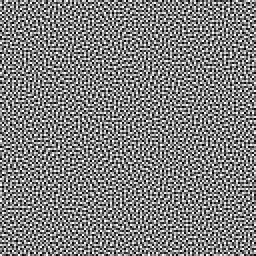
#> input picture tex/bluenoise128.png, 128 x 128 px (shown 2 times larger)
$ python measure.py ../tex/bluenoise128.png
#> lines starting #> are read from the running program, lines starting #| are printed output that depends on the picture; after the words box and inside, x2 and y2 are one past the last pixel; in counts of white or black regions, pixels touching at a corner belong together
# measure a render against the D5 art rules (research/r2/D5-art-craft.md)
# usage: python3 -I tools/measure.py [--allow '#837872,...'] shot.png [more.png ...]
# v2 (2026-10-11, review of slice 1, every defect reproduced with independent images before fixing):
#   - crossing: crosshatch makes REGIONS; v1 counted isolated hits globally, so 20% of a figure crosshatched scored
#     18.8 and passed. now: the second peak must not be a dash sideband of the first ((kj -+ ki) perpendicular to
#     ki), and the gate reads crossing_cluster_pct = crossing patches with a crossing 4-neighbour (isolated hits
#     are text, edges). (a "same period" rule was tried first: it hid crosshatch whose families differ in period)
#   - spacing: v1's 33-sample profile could not see periods over ~10 px and dropped those patches silently
#     (70% of a figure at 16 px read [3.5, 4, 4.5]). now: period_px from the FFT peak of 48 px patches
#     (2-24 px) + coarse_share (period > 8 px); the profile still gives line width
#   - grey: v1 gated grey on the whole frame, diluted by paper (a figure 15% grey read 2.3%). now also
#     grey_of_marks = grey / (black + grey + colour + allowed) - independent of how much paper is around
#   - --allow: flat low-chroma tones the art bible allows (rule 7 skin) are not counted as grey
#   - float box sums (v1 truncated tensor terms to int), RGBA composited on paper
# prints, per image: black/white/grey/spot % of frame and of the figure box, solid-mass share of black,
# and hatch width / spacing from local structure-tensor patches, plus crossing_patches_pct.
# crossing_patches_pct calibration (2026-10-10): synthetic crosshatch 100%, synthetic parallel 0%,
# Santioni viewport frames 01-09 (no crosshatch) 4-22% from edge and type residue. gate: stay inside 0-22.
import json, sys
import numpy as np
from PIL import Image

def box(m, r):  # sum of m over a (2r+1)^2 box, via an integral image (float: tensor terms are fractional)
    p = np.pad(m.astype(np.float64), r + 1)
    c = p.cumsum(0).cumsum(1)
    k = 2 * r + 1
    return (c[k:, k:] - c[:-k, k:] - c[k:, :-k] + c[:-k, :-k])[: m.shape[0], : m.shape[1]]

def otsu(v):
    h, e = np.histogram(v, 64)
    w = np.cumsum(h); mu = np.cumsum(h * e[:-1]); best, t = -1, v.mean()
    for i in range(1, 63):
        w0, w1 = w[i], w[-1] - w[i]
        if w0 == 0 or w1 == 0: continue
        m0, m1 = mu[i] / w0, (mu[-1] - mu[i]) / w1
        b = w0 * w1 * (m0 - m1) ** 2
        if b > best: best, t = b, e[i + 1]
    return t

def blur(a, r):
    return box(a, r) / (2 * r + 1) ** 2

def measure(path, allow=()):
#> called with path = '../tex/bluenoise128.png', allow = ()
    im = Image.open(path)
#> im is the input picture: PIL image 128x128 L; min 0, max 255, mean 127.5
    if im.mode in ('RGBA', 'LA', 'P'):                     # transparent pixels are paper, not black
        bg = Image.new('RGBA', im.size, (243, 243, 243, 255)); im = Image.alpha_composite(bg, im.convert('RGBA'))
    a = np.asarray(im.convert('RGB')).astype(np.float64)
    L = a @ np.array([.2126, .7152, .0722]); C = a.max(2) - a.min(2)
#> after `C = a.max(2) - a.min(2)`: C: shape (128, 128) float64; every value is 0
    allowed = np.zeros(L.shape, bool)
    for hx in allow:
        rgb = np.array([int(hx.lstrip('#')[i:i + 2], 16) for i in (0, 2, 4)], float)
        allowed |= np.abs(a - rgb).max(2) <= 12
#> allowed: shape (128, 128) bool; every value is 0
    spot = (C >= 40) & ~allowed; ach = ~spot & ~allowed
#> after `ach = ~spot & ~allowed`: ach: shape (128, 128) bool; every value is 1
    black, white = ach & (L < 70), ach & (L > 200); grey = ach & ~black & ~white
#> after `black, white = (ach & (L < 70), ach & (L > 200))`:
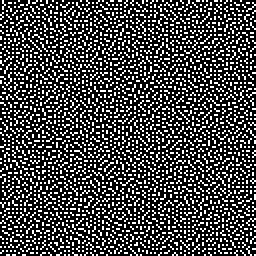
#> black: shape (128, 128) bool (shown 2 times larger); 27.3% white in thin lines or dots
#> after `black, white = (ach & (L < 70), ach & (L > 200))`: white: shape (128, 128) bool; 21.4% white in thin lines or dots
#> after `grey = ach & ~black & ~white`: grey: shape (128, 128) bool; 51.4% white; black in thin lines or dots
    # grey AREAS (mush), not the 1 px anti-aliased edge of every crisp line: >= 6 of the 3x3 neighbours grey
    grey_core = grey & (box(grey, 1) >= 6)
#> in box, `p = np.pad(m.astype(np.float64), r + 1)`: p: shape (132, 132) float64; values 0 (black) and 1 (white), 48.3% white in thin lines or dots
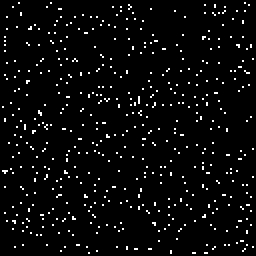
#> grey_core: shape (128, 128) bool (shown 2 times larger); 3.8% white in thin lines or dots
    pct = lambda m, k: round(100 * float((m & k).sum()) / max(1, k.sum()), 1)
    frame = np.ones_like(black)
    ys, xs = np.nonzero(~white | spot)
#> ys = 12882 values from 0 to 127; xs = 12882 values, max 127 at index 101, min 0 at index 0, mean 63.49
    fig = np.zeros_like(black)
    if len(ys): fig[ys.min():ys.max() + 1, xs.min():xs.max() + 1] = True
    solid_core = box(black, 3) > 48.5
#> in box (call 2), `p = np.pad(m.astype(np.float64), r + 1)`: p: shape (136, 136) float64; values 0 (black) and 1 (white), 24.1% white in thin lines or dots, all inside (x1, y1, x2, y2) = (4, 4, 132, 132)
    solid = black & (box(solid_core, 3) > 0)
#> in box (call 3), `p = np.pad(m.astype(np.float64), r + 1)`: p: shape (136, 136) float64; every value is 0

    # hatch: 24 px patches inside the figure, structure tensor -> direction + coherence,
    # then a luma profile across the lines through the patch centre
    gy, gx = np.gradient(L)
    jxx, jyy, jxy = blur(gx * gx, 3), blur(gy * gy, 3), blur(gx * gy, 3)
#> in box (call 6), `p = np.pad(m.astype(np.float64), r + 1)`:
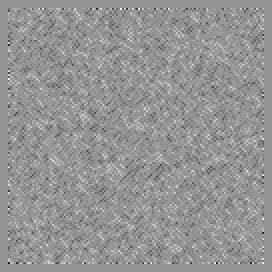
#> p: shape (136, 136) float64 (shown 2 times larger); min -22446, max 16133, mean 40.6; drawn with min black and max white
#> in box (call 6), `c = p.cumsum(0).cumsum(1)`:
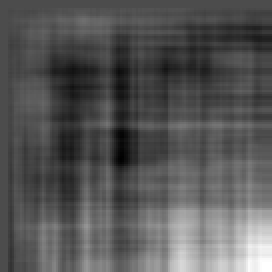
#> c: shape (136, 136) float64 (shown 2 times larger); min -318678, max 750205.8, mean 44844.8; drawn with min black and max white
#> in box (call 6), `return (c[k:, k:] - c[:-k, k:] - c[k:, :-k] + c[:-k, :-k])[: m.shape[0..`:
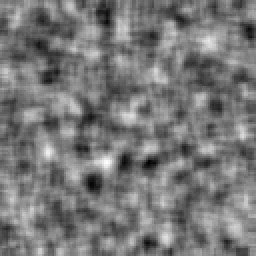
#> returned value: shape (128, 128) float64 (shown 2 times larger); min -91633.5, max 108109.8, mean 2313.3; drawn with min black and max white
    widths, spacings, angles = [], [], []
    patch_spacing = []                                     # median spacing per measured patch (for coarse_share)
    tried = 0
    P, H = 24, 40                                          # v2: 81-sample profile sees spacing up to ~25 px (v1: 33)
    for y in range(H, L.shape[0] - H, P // 2):
        for x in range(H, L.shape[1] - H, P // 2):
            if not fig[y, x]: continue
            sl = np.s_[y - P // 2:y + P // 2, x - P // 2:x + P // 2]
            a_, b_, c_ = jxx[sl].sum(), jyy[sl].sum(), jxy[sl].sum()
            tr = a_ + b_
            if tr < 1e3: continue
            coh = np.sqrt((a_ - b_) ** 2 + 4 * c_ ** 2) / tr
            if coh < 0.5: continue
            th = 0.5 * np.arctan2(2 * c_, a_ - b_)           # gradient direction = across the lines
            t = np.arange(-H, H + 1)
            px, py = np.clip(np.round(x + t * np.cos(th)).astype(int), 0, L.shape[1] - 1), np.clip(np.round(y + t * np.sin(th)).astype(int), 0, L.shape[0] - 1)
            prof = L[py, px]
            if prof.max() - prof.min() < 80: continue
            tried += 1
            dark = prof < otsu(prof)
            runs, start = [], None
            for i, d in enumerate(dark):
                if d and start is None: start = i
                if not d and start is not None: runs.append((start, i)); start = None
            runs = [r for r in runs if r[0] > 0]                # drop runs touching the profile ends
            if len(runs) < 3 or any(r[1] - r[0] > 12 for r in runs): continue
            widths += [r[1] - r[0] for r in runs]
            cs = [(r[0] + r[1]) / 2 for r in runs]
            spacings += list(np.diff(cs)); patch_spacing.append(float(np.median(np.diff(cs))))
            angles.append((np.degrees(th) + 90) % 180)          # line direction
#> after the loop, angles = []; patch_spacing = []; spacings = []; tried = 0; widths = []
    q = lambda v: [round(float(np.percentile(v, p)), 1) for p in (25, 50, 75)] if len(v) else None

    # crossing hatch = two line families inside the SAME patch (different surfaces may differ, that's fine).
    # a crossing is a 2D lattice: two strong peaks in the patch spectrum at orientations >= 30 deg apart.
    # one family gives one peak (plus harmonics on the same orientation); stipple dots give no strong peak.
    # period of the hatch: FFT peak of 48 px patches (periods 2-24 px), so coarse hatch is seen too
    G = 48
    gwin = np.outer(np.hanning(G), np.hanning(G))
    gfy, gfx = np.meshgrid(np.fft.fftfreq(G), np.fft.fftfreq(G), indexing='ij'); grad = np.hypot(gfx, gfy)
    gband = (grad > 1 / 16.5) & (grad < 0.5)
#> gband: shape (48, 48) bool; 76.6% white; 5 black regions (4 under 20 px), largest, box (x1, y1, x2, y2) and area: (0, 0, 48, 48) 515
    gori = np.degrees(np.arctan2(gfy, gfx)) % 180
    periods = []
    for y in range(G // 2, L.shape[0] - G // 2, G):
        for x in range(G // 2, L.shape[1] - G // 2, G):
            if not fig[y, x]: continue
            patch = L[y - G // 2:y + G // 2, x - G // 2:x + G // 2]
            dk = (patch < 131).mean()
            if patch.std() < 40 or not 0.12 < dk < 0.88: continue
            pw = np.abs(np.fft.fft2((patch - patch.mean()) * gwin)) ** 2 * gband
            k = pw.argmax()
            dd = np.abs(gori - gori.flat[k]); ray = (np.minimum(dd, 180 - dd) < 8) & gband
            if pw.flat[k] / (pw[ray].mean() + 1e-9) < 6: continue           # not a line texture (edges, shapes, text)
            periods.append(1 / grad.flat[k])
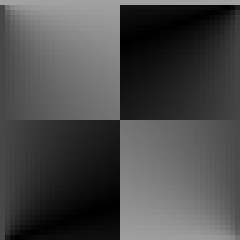
#> dd: shape (48, 48) float64 (shown 5 times larger); min 0, max 161.6, mean 74.6
#> after the loop, periods = [2.51, 2.6, 2.16, 2.53]

    F = 32
    win = np.outer(np.hanning(F), np.hanning(F))
    fy, fx = np.meshgrid(np.fft.fftfreq(F), np.fft.fftfreq(F), indexing='ij')
    rad = np.hypot(fx, fy)
    ori = np.degrees(np.arctan2(fy, fx)) % 180
    band = (rad > 1 / 11) & (rad < 0.5)                      # periods 2..11 px (hatch, not edges)
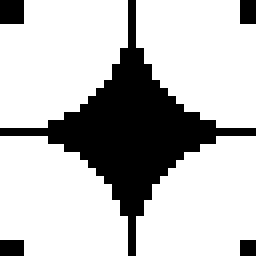
#> band: shape (32, 32) bool (shown 8 times larger); 75% white; 5 black regions (4 under 20 px), largest, box (x1, y1, x2, y2) and area: (0, 0, 32, 32) 231
    textured = crossing = 0
    gy_n, gx_n = len(range(F // 2, L.shape[0] - F // 2, F)), len(range(F // 2, L.shape[1] - F // 2, F))
#> gy_n = 3; gx_n = 3
    cgrid = np.zeros((gy_n, gx_n), bool)
#> cgrid = [[False, False, False], [False, False, False], [False, False, False]]
    for gi, y in enumerate(range(F // 2, L.shape[0] - F // 2, F)):
        for gj, x in enumerate(range(F // 2, L.shape[1] - F // 2, F)):
            if not fig[y, x]: continue
            patch = L[y - F // 2:y + F // 2, x - F // 2:x + F // 2]
            dk = (patch < 131).mean()  # 131 = midpoint of paper 243 and ink 20
            if patch.std() < 40 or not 0.15 < dk < 0.85: continue  # needs both ink and paper
            textured += 1
            pw = np.abs(np.fft.fft2((patch - patch.mean()) * win)) ** 2 * band
            i = pw.argmax()
            d = np.abs(ori - ori.flat[i]); d = np.minimum(d, 180 - d)
            j = (pw * (d >= 30)).argmax()
            # a hatch family is a sharp spike; a single edge spreads its energy along a whole ray
            def sharp(k):
                dd = np.abs(ori - ori.flat[k]); ray = (np.minimum(dd, 180 - dd) < 8) & band
                return pw.flat[k] / (pw[ray].mean() + 1e-9)
            # dashes along one family make SIDEBANDS: the main peak shifted along the lines, so (kj -+ ki) is
            # perpendicular to ki. a real second family can sit anywhere else (any period, any angle >= 30 deg)
            vi, vj = np.array([fx.flat[i], fy.flat[i]]), np.array([fx.flat[j], fy.flat[j]])
            def side(sg):
                d = vj - sg * vi; return abs(d @ vi) / (np.linalg.norm(d) * np.linalg.norm(vi) + 1e-12) < 0.2
            sideband = side(1) or side(-1)
            if pw.flat[j] >= 0.4 * pw.flat[i] and sharp(j) > 4 and not sideband: crossing += 1; cgrid[gi, gj] = True
#> after the loop, cgrid = [[True, True, True], [True, True, True], [True, True, True]]; crossing = 9; textured = 9

    nb = np.zeros_like(cgrid)
#> nb = [[False, False, False], [False, False, False], [False, False, False]]
    nb[1:] |= cgrid[:-1]; nb[:-1] |= cgrid[1:]; nb[:, 1:] |= cgrid[:, :-1]; nb[:, :-1] |= cgrid[:, 1:]
    clustered = int((cgrid & nb).sum())
#> clustered = 9
    # largest 4-connected region of crossing patches (a crosshatched area is one region; false hits scatter)
    seen, largest = np.zeros_like(cgrid), 0
#> seen has the same summary as nb; largest = 0
    for i0, j0 in zip(*np.nonzero(cgrid)):
        if seen[i0, j0]: continue
        stack, n = [(i0, j0)], 0; seen[i0, j0] = True
        while stack:
            i, j = stack.pop(); n += 1
            for di, dj in ((1, 0), (-1, 0), (0, 1), (0, -1)):
                a2, b2 = i + di, j + dj
                if 0 <= a2 < cgrid.shape[0] and 0 <= b2 < cgrid.shape[1] and cgrid[a2, b2] and not seen[a2, b2]: seen[a2, b2] = True; stack.append((a2, b2))
        largest = max(largest, n)
#> this loop made 9 passes
#> (i0, j0) on passes 2 to 9: (0, 1), (0, 2), (1, 0), (1, 1), (1, 2), (2, 0), (2, 1), (2, 2)
#> (i0, j0, largest) on pass 1: (0, 0, 9)
#> after the loop, seen has the same summary as cgrid
    marks = black | grey | spot | allowed
#> marks: shape (128, 128) bool; 78.6% white; black in thin lines or dots
    pv = np.array(periods)
#> pv = [2.51, 2.6, 2.16, 2.53]
    return {
        'file': path,
        'grey_of_marks': round(100 * float(grey_core.sum()) / max(1, marks.sum()), 1),
        'frame': {k: pct(m, frame) for k, m in [('black', black), ('white', white), ('grey', grey), ('spot', spot)]},
        'figure_box': {k: pct(m, fig) for k, m in [('black', black), ('white', white), ('grey', grey), ('spot', spot)]},
        'solid_share_of_black': round(100 * float(solid.sum()) / max(1, black.sum()), 1),
        'hatch': {'patches': len(angles), 'width_px_q25_50_75': q(widths), 'spacing_px_q25_50_75': q(spacings),
                  'crossing_patches_pct': round(100 * crossing / max(1, textured), 1), 'textured_patches': textured,
                  'crossing_cluster_pct': round(100 * clustered / max(1, textured), 1), 'crossing_largest_region': largest,
                  'period_px_q25_50_75': q(pv) if len(pv) else None,
                  'coarse_share': round(100 * float((np.array(patch_spacing) > 8).mean()), 1) if patch_spacing else None,
                  'measured_of_tried_pct': round(100 * len(patch_spacing) / max(1, tried), 1)},
    }

if __name__ == '__main__':
    args, allow = sys.argv[1:], ()
    if args[:1] == ['--allow']: allow, args = tuple(h for h in args[1].split(',') if h), args[2:]
    for f in args:
        print(json.dumps(measure(f, allow)))
